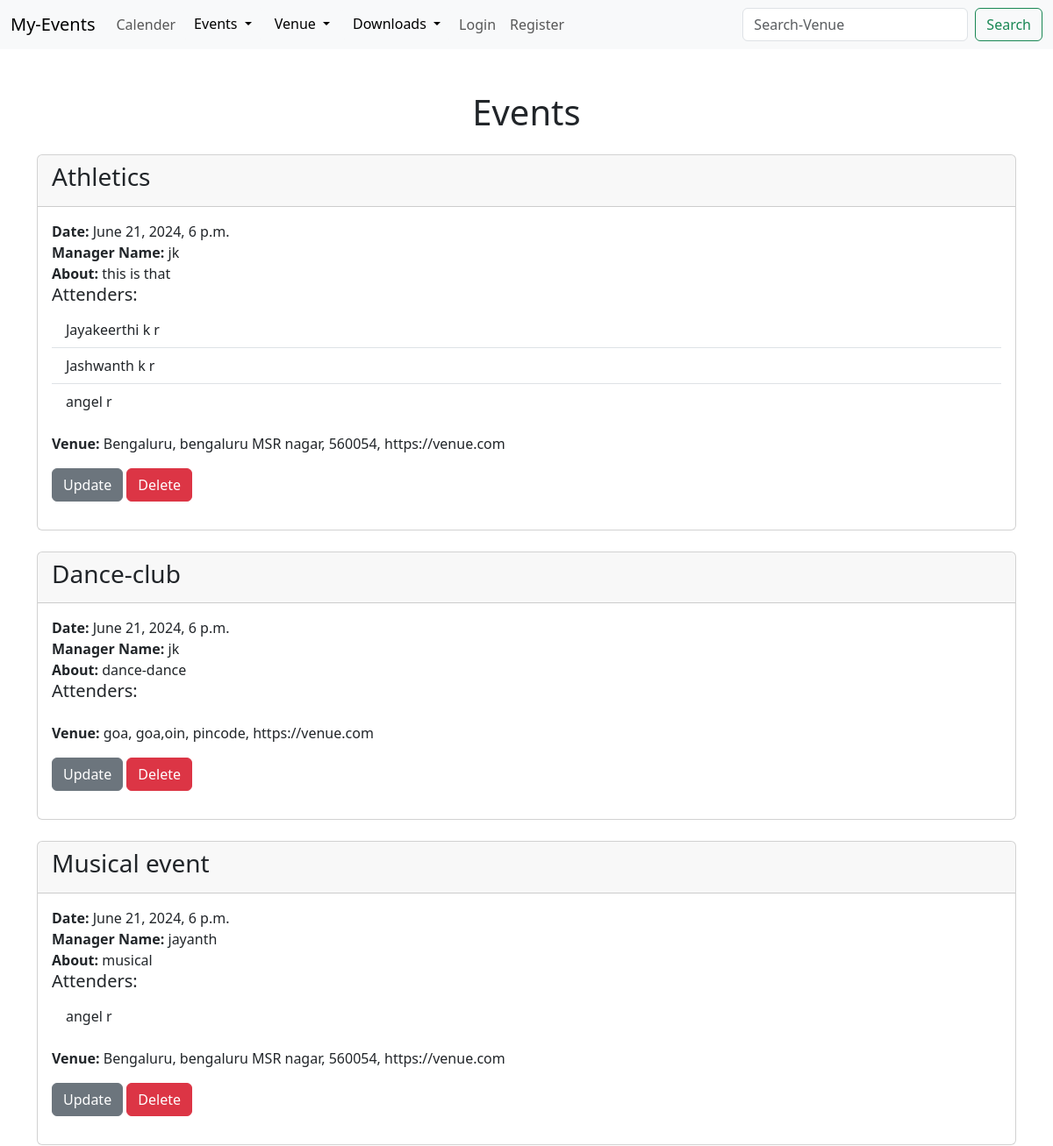
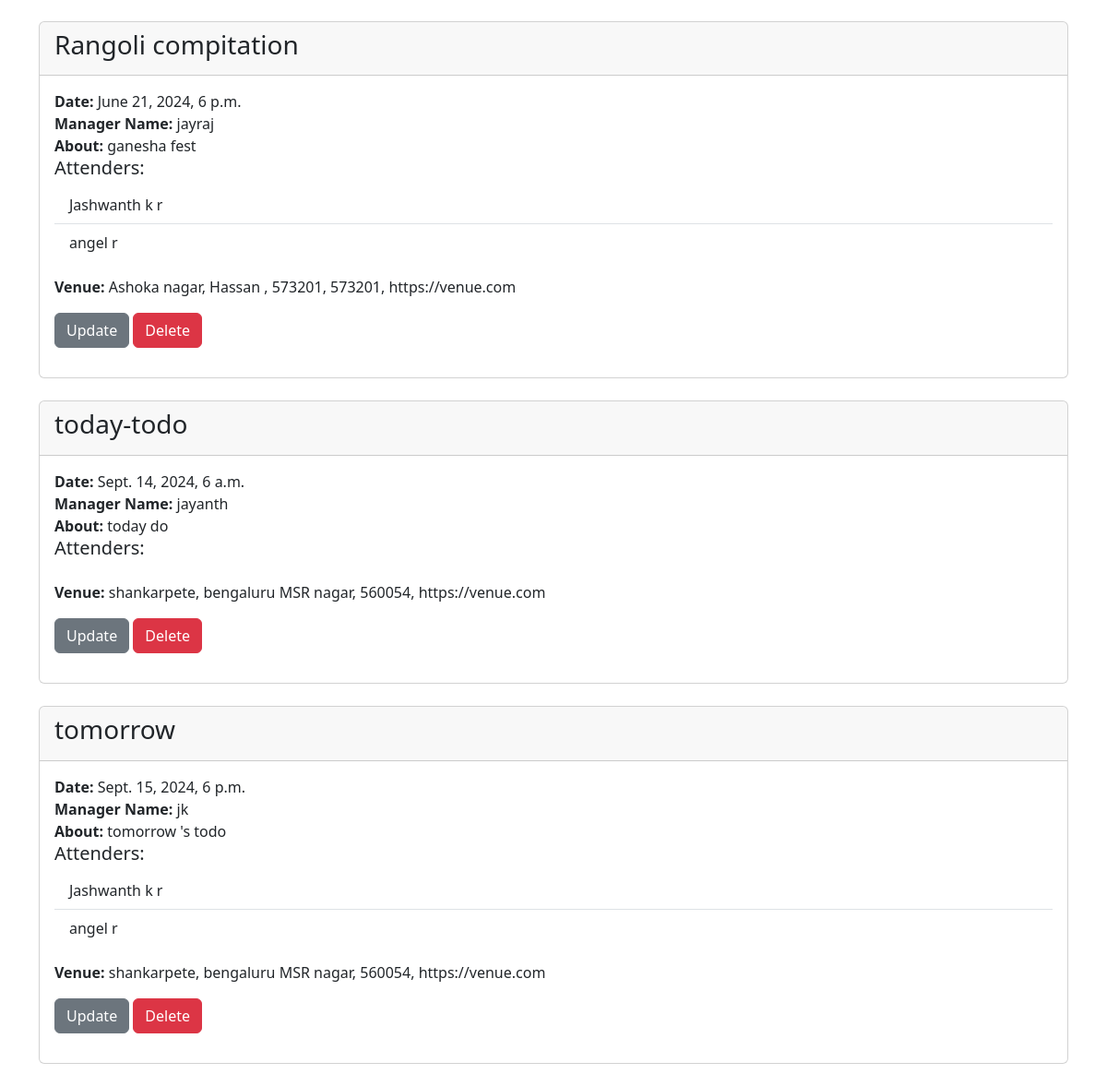
The app's page /events with its own data (2 pictures, top to bottom).
### events/models.py (models this page shows, shortened)
class Event(models.Model):
    name = models.CharField('Event name', max_length=100)
    event_date = models.DateTimeField('Event date')
    venue = models.ForeignKey(Venue, blank=True, null=True, on_delete=models.CASCADE)
    manager = models.ForeignKey(User, blank=True, null=True, on_delete=models.SET_NULL)
    description = models.TextField(blank=True)
    attendees = models.ManyToManyField(Attenders, blank=True)
    approval =  models.BooleanField("Approved",default=False,)
    def __str__(self):
        return self.name

class Attenders(models.Model):
    first_name = models.CharField('first name',max_length= 100)
    last_name = models.CharField('last name',max_length= 100)
    useremail = models.EmailField('userEmail')
    def __str__(self):
        return self.first_name+' '+self.last_name

class Venue(models.Model):
    name = models.CharField('Venue name',max_length= 100)
    address = models.CharField(max_length=300)
    zip_code = models.CharField('zip code',max_length= 100)
    web = models.URLField('website address')
    email_address = models.EmailField('Email')
    owner = models.IntegerField("venue owner",blank=False,default=1)
    image = models.ImageField("image",null=True,blank=True,upload_to="images/")

### events/views.py (the view)
# urls.py: path('', include('events.urls')),
def events(req):
    event_list = Event.objects.all().order_by('name')
    return render(req,'events/events.html',{
        'event_list': event_list
    })

### events/templates/events/events.html
{% extends 'events/base.html' %}
{% block content %}
<div class="container mt-5">
  <h1 class="text-center mb-4">Events</h1>
  {% for event in event_list %}
  <div class="card mb-4">
    <div class="card-header">
      <h3>{{ event }}</h3>
    </div>
    <div class="card-body">
      <ul class="list-unstyled">
        <li><strong>Date:</strong> {{ event.event_date }}</li>
        <li><strong>Manager Name:</strong> {{ event.manager }}</li>
        <li><strong>About:</strong> {{ event.description }}</li>
        <li>
          <h5>Attenders:</h5>
          <ul class="list-group list-group-flush">
            {% for attend in event.attendees.all %}
            <li class="list-group-item">{{ attend }}</li>
            {% endfor %}
          </ul>
        </li>
        <li class="mt-3"><strong>Venue:</strong> {{ event.venue.name }}, {{ event.venue.address }}, {{ event.venue.zip_code }}, {{ event.venue.web }}</li>
        <li class="mt-3">
          <a href="{% url 'updateevent' event.id %}" class="btn btn-secondary">Update</a>
          <a href="{% url 'deleteevent' event.id %}" class="btn btn-danger">Delete</a>
        </li>
      </ul>
    </div>
  </div>
  {% endfor %}
</div>
{% endblock %}

### records on screen
Event: name "Athletics", event_date "June 21, 2024, 6 p.m.", manager "jk", description "this is that", venue.name "Bengaluru", venue.address "bengaluru MSR nagar", venue.zip_code "560054", venue.web "https://venue.com"
Attenders: first_name+last_name "Jayakeerthi k r"
Attenders: first_name+last_name "Jashwanth k r"
Attenders: first_name+last_name "angel r"
Event: name "Dance-club", event_date "June 21, 2024, 6 p.m.", manager "jk", description "dance-dance", venue.name "goa", venue.address "goa,oin", venue.zip_code "pincode", venue.web "https://venue.com"
Event: name "Musical event", event_date "June 21, 2024, 6 p.m.", manager "jayanth", description "musical", venue.name "Bengaluru", venue.address "bengaluru MSR nagar", venue.zip_code "560054", venue.web "https://venue.com"
Event: name "Rangoli compitation", event_date "June 21, 2024, 6 p.m.", manager "jayraj", description "ganesha fest", venue.name "Ashoka nagar", venue.address "Hassan , 573201", venue.zip_code "573201", venue.web "https://venue.com"
Event: name "today-todo", event_date "Sept. 14, 2024, 6 a.m.", manager "jayanth", description "today do", venue.name "shankarpete", venue.address "bengaluru MSR nagar", venue.zip_code "560054", venue.web "https://venue.com"
Event: name "tomorrow", event_date "Sept. 15, 2024, 6 p.m.", manager "jk", description "tomorrow 's todo", venue.name "shankarpete", venue.address "bengaluru MSR nagar", venue.zip_code "560054", venue.web "https://venue.com"
